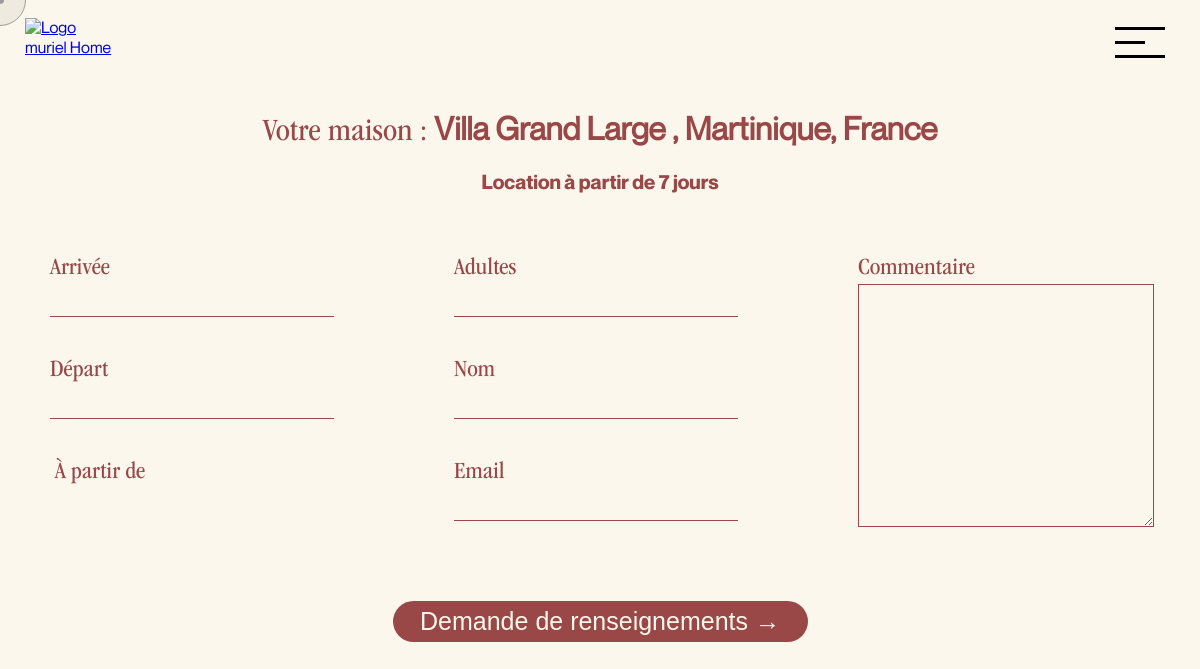
Page /reservation-2.php?maison=23 on the earlier database version.
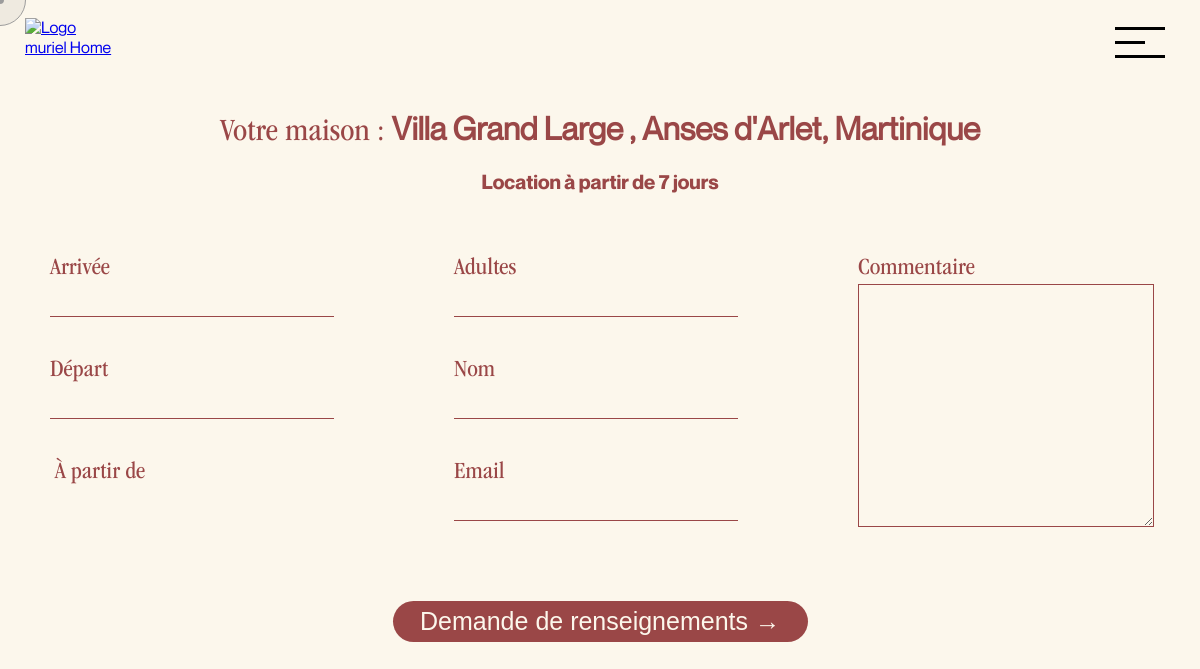
Same page on the later database version.
### tables this page shows
CREATE TABLE `rooms` (
  `id` int(11) NOT NULL,
  `room_number` varchar(255) NOT NULL,
  `shortName` varchar(50) NOT NULL,
  `price` mediumtext NOT NULL,
  `details` text NOT NULL,
  `details2` text NOT NULL,
  `details3` text NOT NULL,
  `lieu` varchar(255) NOT NULL,
  `map` mediumtext NOT NULL,
  `photo` mediumtext NOT NULL,
  `photo2` longtext NOT NULL,
  `photo3` longtext NOT NULL,
  `photo4` longtext NOT NULL,
  `photo5` longtext NOT NULL,
  `photo6` longtext NOT NULL,
  `photo7` longtext NOT NULL,
  `photo8` longtext NOT NULL,
  `photo9` longtext NOT NULL,
  `photo10` longtext NOT NULL,
  `photo11` longtext NOT NULL,
  `photo12` longtext NOT NULL,
  `photo13` longtext NOT NULL,
  `photo14` longtext NOT NULL,
  `photo15` longtext NOT NULL,
  `photo16` longtext NOT NULL,
  `photo17` longtext NOT NULL,
  `photo18` longtext NOT NULL,
  `photo19` longtext NOT NULL,
  `photo20` longtext NOT NULL,
  `photo21` longtext NOT NULL,
  `photo22` longtext NOT NULL,
  `photo23` longtext NOT NULL,
  `photo24` longtext NOT NULL,
  `eq1` longtext NOT NULL,
  `eq2` longtext NOT NULL,
  `eq3` longtext NOT NULL,
  `eq4` longtext NOT NULL,
  `eq5` longtext NOT NULL,
  `eq6` longtext NOT NULL,
  `eq7` longtext NOT NULL,
  `eq8` longtext NOT NULL,
  `eq9` longtext NOT NULL,
  `eq10` longtext NOT NULL,
  `eq11` longtext NOT NULL,
  `eq12` longtext NOT NULL,
  `eq13` longtext NOT NULL,
  `eq14` longtext NOT NULL,
  `eq15` longtext NOT NULL,
  `act1` longtext NOT NULL,
  `act2` longtext NOT NULL,
  `act3` longtext NOT NULL,
  `act4` varchar(80) NOT NULL,
  `act5` varchar(80) NOT NULL
);

### reservation-2.php (the view, shortened to what this page needs)
<?php
require_once 'core/core.php';
$roomID = $_GET['maison'];
$select = $db->query("SELECT * FROM rooms WHERE id = '{$roomID}' ");
$maison = $select->fetch(PDO::FETCH_ASSOC);
if (isset($_GET['maison'])) {
    $roomID = $_GET['maison'];
}
include 'includes/header.php';
?>
<link rel="stylesheet" href="https://ajax.googleapis.com/ajax/libs/jqueryui/1.12.1/themes/humanity/jquery-ui.css" type="text/css">
<link rel="stylesheet" href="style/reservation-2.css">
<div class="qhero_page_reservation_2">
    <h1 data-aos="fade" data-aos-anchor-placement="top-bottom" data-aos-delay="0" data-aos-duration="2000" data-aos-once="true">Votre maison : <span> <?php echo $maison['shortName']; ?> , <?php echo $maison['lieu']; ?> </span></h1>
    <?php if ($roomID == '23') {  ?>
        <h2 data-aos="fade" data-aos-anchor-placement="top-bottom" data-aos-delay="100" data-aos-duration="2000" data-aos-once="true">Location à partir de 7 jours</h2>
    <?php } elseif ($roomID == '26') { ?>
        <h2 data-aos="fade" data-aos-anchor-placement="top-bottom" data-aos-delay="100" data-aos-duration="2000" data-aos-once="true">Uniquement à la semaine toute l'année</h2>
    <?php } else { ?>
        <h2 data-aos="fade" data-aos-anchor-placement="top-bottom" data-aos-delay="100" data-aos-duration="2000" data-aos-once="true">Location uniquement à la semaine pour la période de juillet et août, sinon 2 nuits minimum</h2>
    <?php } ?>
    <form action="" method="POST" id="myForm" class="form-control" name="register" onsubmit="return validate();" autocomplete="off">
        <div class="row" data-aos="fade" data-aos-anchor-placement="top-bottom" data-aos-delay="500" data-aos-duration="2000" data-aos-once="true">
            <div class="col">
                <div>
                    <div class="input_row">
                        <label for=txtFromDate1>Arrivée</label><br>
                        <input type="text" name="txtFromDate1" id="txtFromDate1" class="home-input txtFromDate1" />
                        <br>
                    </div>
                    <div class="input_row">
                        <label for=txtFromDate2>Départ</label><br>
                        <input type="text" name="txtFromDate2" id="txtFromDate2" class="home-input" />
                        <br>
                    </div>
                    <div class="row finalPrice prix-nuit-div" data-aos="fade" data-aos-anchor-placement="top-bottom" data-aos-delay="1000" data-aos-duration="2000" data-aos-once="true">
                        <div class="col_price">
                            <?php if ($roomID == '23') :  ?>
                                <h3>À partir de</h3>
                            <?php else : ?>
                                <h3>Prix total</h3>
                            <?php endif; ?>
                        </div>
                    </div>
                </div>
                <div>
                    <div class="input_row">
                        <label class="form-control-label">Adultes</label><br>
                        <input type="number" class="form-control" max="10" min="0" name="people" id="people">
                        <br>
                    </div>
                    <div class="input_row">
                        <label class="form-control-label">Nom</label><br>
                        <input type="text" class="form-control" name="name" id="name">
                        <br>
                    </div>
                    <div class="input_row">
                        <label class="form-control-label">Email</label><br>
                        <input type="mail" class="form-control" max="5" name="email" id="email">
                        <br>
                    </div>
                </div>
                <div>
                    <div class="input_row">
                        <label for="">Commentaire</label><br>
                        <textarea name="commentaire" id="" cols="30" rows="5"></textarea>
                    </div>
                </div>
            </div>
        </div>
        <div class="ajustement-margin-top">
            <div class="row boutton-reservation-finale" - data-aos="fade" data-aos-anchor-placement="top-bottom" data-aos-delay="1500" data-aos-duration="2000" data-aos-once="true">
                <div class="col_price reservationFinale">
                    <input type="submit" name="checkin" value="Demande de renseignements →" class="submit">
                </div>
            </div>
        </div>
    </form>
</div>
<?php include "includes/cursor.php"; ?>

Differences in the rows shown:
changed rooms "Villa Grand Large": lieu "Martinique, France" → "Anses d'Arlet, Martinique"
